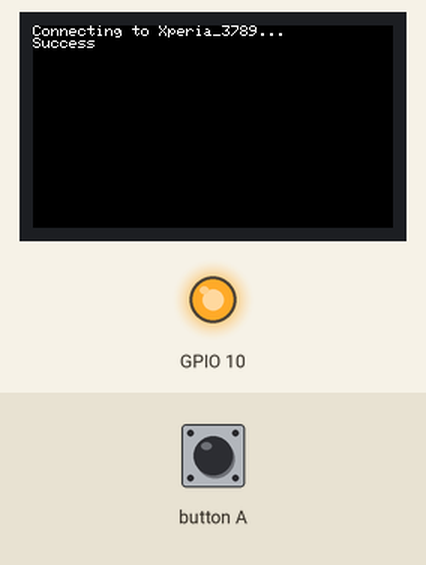
Simulated run of this sketch. Board: ESP32. Shown: 240×135 colour display, output pins drawn as LEDs (lit = HIGH). Inputs (shaded band) come from the test bench. WiFi joins after 1.5 s; servers stay silent unless stated; random numbers use the default seed unless the sketch sets one; no MQTT or app messages arrive unless stated.

Above: at 2.8 s.
2.9 s: button A pressed for 3.2 s
At 2.91 s:
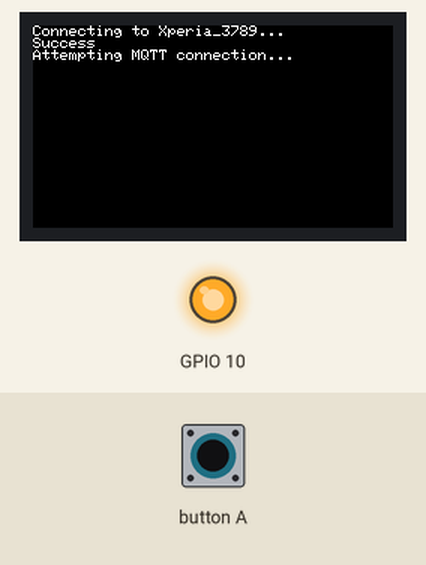
At 3.3 s:
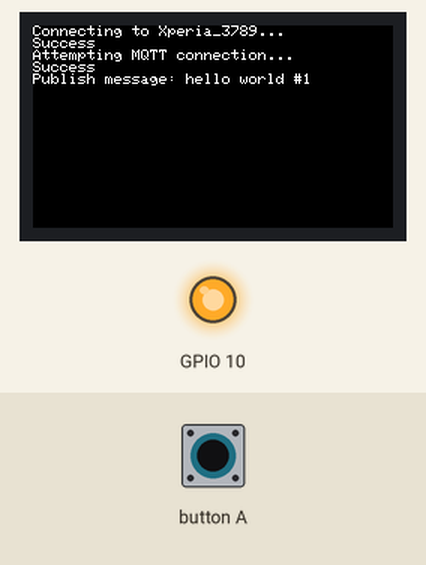
7.6 s: button A pressed for 0.15 s
At 8.5 s:
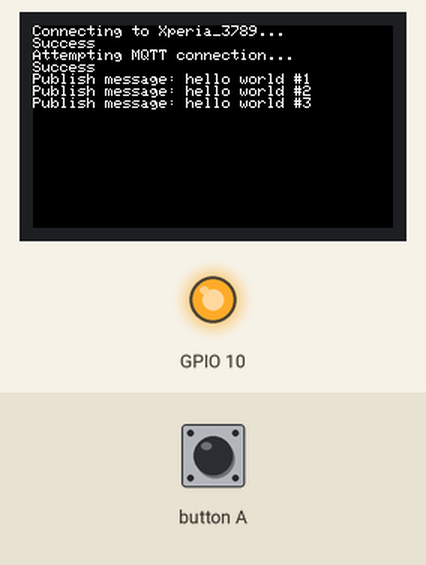
Timing chart, 0 to 10.6 s (numbered marks = the images above; inputs shaded):
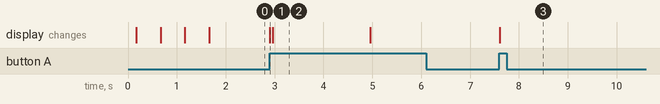

Measured:
- after the input at 2.9 s, the display: changes at once (image 1)
- after the input at 7.6 s, the display: changes at once (image 3)
- what the display in image 2 shows lasts 2.0 s, from 3.0 s to 5.0 s

The sketch:

node_a.ino
```cpp
// (licence header left out)
#include "M5StickCPlus.h"
#include <WiFi.h>
#include <PubSubClient.h>

WiFiClient espClient;
PubSubClient client(espClient);

// Configure the name and password of the connected wifi and your MQTT Serve
// host.
const char* ssid        = "Xperia_3789";
const char* password    = "u4bvtjuwn5ph95f";
const char* mqtt_server = "192.168.219.8";

unsigned long lastMsg = 0;
#define MSG_BUFFER_SIZE (50)
char msg[MSG_BUFFER_SIZE];
int value = 0;
bool isLedOn = false;
bool isLedToggle = false;

void setupWifi();
void callback(char* topic, byte* payload, unsigned int length);
void reConnect();

void setup() {
    M5.begin();
    M5.Lcd.setRotation(3);
    setupWifi();
    client.setServer(mqtt_server, 1883);  // Sets the server details.
    client.setCallback(callback);  		  // Sets the message callback function.
    pinMode(M5_BUTTON_HOME, INPUT);
    pinMode(M5_LED, OUTPUT);
}

void loop() {
    digitalWrite(M5_LED, !isLedOn);

    if(digitalRead(M5_BUTTON_HOME) == LOW){
      isLedToggle = !isLedToggle;
      // Home button "debouncer" logic
      while(digitalRead(M5_BUTTON_HOME) == LOW);
    }

    if (!client.connected()) {
        reConnect();
    }
    client.loop();  // This function is called periodically to allow clients to
                    // process incoming messages and maintain connections to the
                    // server.

    unsigned long now = millis();  // Obtain the host startup duration.
    if (now - lastMsg > 2000) {
        lastMsg = now;
        ++value;
        snprintf(msg, MSG_BUFFER_SIZE, "hello world #%ld", value);  // Format to the specified string and store it in MSG.

        M5.Lcd.print("Publish message: ");
        M5.Lcd.println(msg);
        client.publish("M5Stack", msg);  // Publishes a message to the specified
                                         // topic.
        if (isLedToggle) {
          client.publish("node_a/toggle_led", "1");
        } else {
          client.publish("node_a/toggle_led", "0");
        }

        if (value % 7 == 0) {
            M5.Lcd.fillScreen(BLACK);
            M5.Lcd.setCursor(0, 0);
        }
    }
}

void setupWifi() {
    delay(10);
    M5.Lcd.printf("Connecting to %s", ssid);
    WiFi.mode(WIFI_STA);  		 // Set the mode to WiFi station mode.
    WiFi.begin(ssid, password);  // Start Wifi connection.

    while (WiFi.status() != WL_CONNECTED) {
        delay(500);
        M5.Lcd.print(".");
    }
    M5.Lcd.printf("\nSuccess\n");
}

void callback(char* topic, byte* payload, unsigned int length) {
    if(strcmp(topic, "node_b/toggle_led") == 0){
      if (payload[0] == '1') {
          isLedOn = true;
      } else {
          isLedOn = false;
      }
    }
}

void reConnect() {
    while (!client.connected()) {
        M5.Lcd.print("Attempting MQTT connection...");
        // Create a random client ID.
        String clientId = "M5Stack-";
        clientId += String(random(0xffff), HEX);
        // Attempt to connect.
        if (client.connect(clientId.c_str())) {
            M5.Lcd.printf("\nSuccess\n");
            // Once connected, publish an announcement to the topic.

            client.publish("csc2006", "Hello CSC2006");
            // ... and resubscribe.
            client.subscribe("node_b/toggle_led");
        } else {
            M5.Lcd.print("failed, rc=");
            M5.Lcd.print(client.state());
            M5.Lcd.println("try again in 5 seconds");
            delay(5000);
        }
    }
}
```
